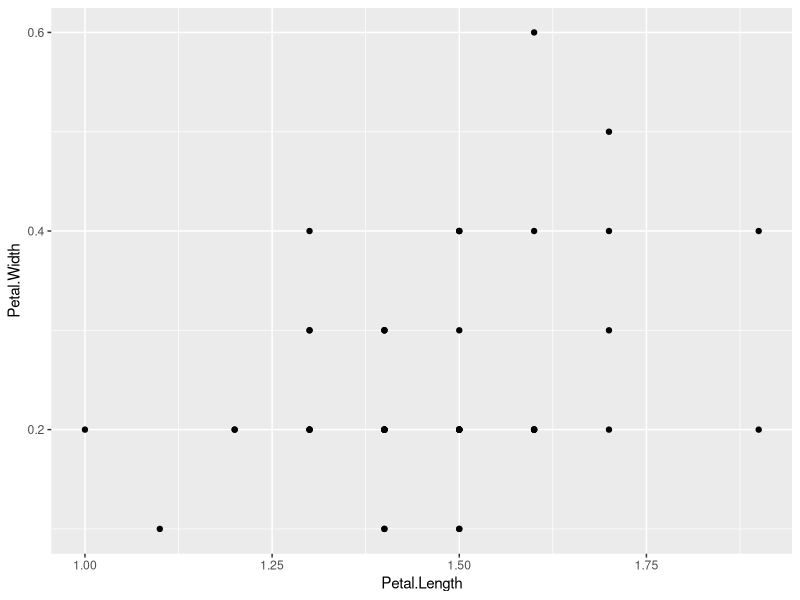
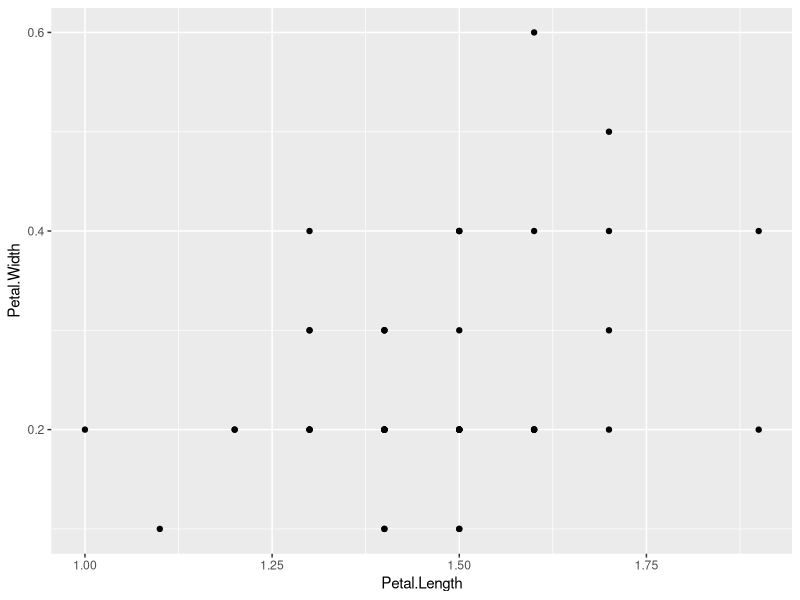

The R script that drew these images, in order:
iris <- iris

install.packages("tidyverse")
library(tidyverse)

iris <- iris %>%
  filter(Species == "setosa")

ggplot(iris) +
  geom_point(aes(x=Petal.Length, y=Petal.Width))

ggplot(iris) +
  geom_point(aes(x=Petal.Length, y=Petal.Width))
  labs(title="Flower Petal Length and Width for Setosas",
       x="Petal Length",
       y="Petal Width")

  